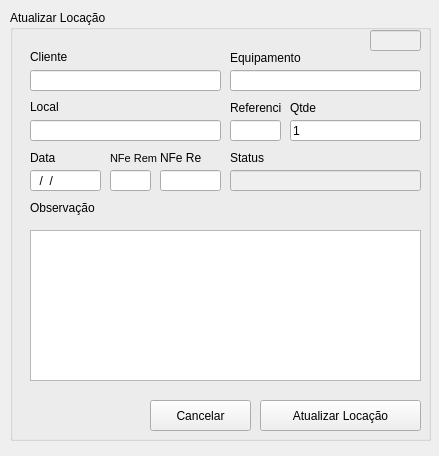
<?xml version="1.0" encoding="UTF-8"?>
<ui version="4.0">
 <class>MainWindow</class>
 <widget class="QMainWindow" name="MainWindow">
  <property name="geometry">
   <rect>
    <x>0</x>
    <y>0</y>
    <width>439</width>
    <height>456</height>
   </rect>
  </property>
  <property name="windowTitle">
   <string>Atualizar Locação</string>
  </property>
  <widget class="QWidget" name="centralwidget">
   <widget class="QGroupBox" name="groupBox">
    <property name="geometry">
     <rect>
      <x>10</x>
      <y>10</y>
      <width>421</width>
      <height>431</height>
     </rect>
    </property>
    <property name="title">
     <string>Atualizar Locação</string>
    </property>
    <widget class="QLineEdit" name="txtCliente">
     <property name="geometry">
      <rect>
       <x>20</x>
       <y>60</y>
       <width>191</width>
       <height>21</height>
      </rect>
     </property>
    </widget>
    <widget class="QLabel" name="label">
     <property name="geometry">
      <rect>
       <x>20</x>
       <y>40</y>
       <width>47</width>
       <height>13</height>
      </rect>
     </property>
     <property name="text">
      <string>Cliente</string>
     </property>
    </widget>
    <widget class="QLineEdit" name="txtEquipamento">
     <property name="geometry">
      <rect>
       <x>220</x>
       <y>60</y>
       <width>191</width>
       <height>21</height>
      </rect>
     </property>
    </widget>
    <widget class="QLabel" name="label_2">
     <property name="geometry">
      <rect>
       <x>220</x>
       <y>40</y>
       <width>91</width>
       <height>16</height>
      </rect>
     </property>
     <property name="text">
      <string>Equipamento</string>
     </property>
    </widget>
    <widget class="QLineEdit" name="txtLocal">
     <property name="geometry">
      <rect>
       <x>20</x>
       <y>110</y>
       <width>191</width>
       <height>21</height>
      </rect>
     </property>
    </widget>
    <widget class="QLabel" name="label_3">
     <property name="geometry">
      <rect>
       <x>20</x>
       <y>90</y>
       <width>47</width>
       <height>13</height>
      </rect>
     </property>
     <property name="text">
      <string>Local</string>
     </property>
    </widget>
    <widget class="QLabel" name="label_4">
     <property name="geometry">
      <rect>
       <x>220</x>
       <y>90</y>
       <width>51</width>
       <height>16</height>
      </rect>
     </property>
     <property name="text">
      <string>Referencia</string>
     </property>
    </widget>
    <widget class="QLineEdit" name="txtReferencia">
     <property name="geometry">
      <rect>
       <x>220</x>
       <y>110</y>
       <width>51</width>
       <height>21</height>
      </rect>
     </property>
    </widget>
    <widget class="QLineEdit" name="txtQtde">
     <property name="geometry">
      <rect>
       <x>280</x>
       <y>110</y>
       <width>131</width>
       <height>21</height>
      </rect>
     </property>
     <property name="text">
      <string>1</string>
     </property>
    </widget>
    <widget class="QLabel" name="label_5">
     <property name="geometry">
      <rect>
       <x>280</x>
       <y>90</y>
       <width>31</width>
       <height>16</height>
      </rect>
     </property>
     <property name="text">
      <string>Qtde</string>
     </property>
    </widget>
    <widget class="QLabel" name="label_6">
     <property name="geometry">
      <rect>
       <x>20</x>
       <y>140</y>
       <width>41</width>
       <height>16</height>
      </rect>
     </property>
     <property name="text">
      <string>Data</string>
     </property>
    </widget>
    <widget class="QLineEdit" name="txtData">
     <property name="geometry">
      <rect>
       <x>20</x>
       <y>160</y>
       <width>71</width>
       <height>21</height>
      </rect>
     </property>
     <property name="inputMask">
      <string>00/00/0000</string>
     </property>
    </widget>
    <widget class="QLabel" name="label_13">
     <property name="geometry">
      <rect>
       <x>100</x>
       <y>140</y>
       <width>51</width>
       <height>16</height>
      </rect>
     </property>
     <property name="font">
      <font>
       <pointsize>8</pointsize>
      </font>
     </property>
     <property name="text">
      <string>NFe Rem</string>
     </property>
    </widget>
    <widget class="QLineEdit" name="txtNfRem">
     <property name="geometry">
      <rect>
       <x>100</x>
       <y>160</y>
       <width>41</width>
       <height>21</height>
      </rect>
     </property>
    </widget>
    <widget class="QLabel" name="label_21">
     <property name="geometry">
      <rect>
       <x>150</x>
       <y>140</y>
       <width>41</width>
       <height>16</height>
      </rect>
     </property>
     <property name="text">
      <string>NFe Ret</string>
     </property>
    </widget>
    <widget class="QLineEdit" name="txtNfRet">
     <property name="geometry">
      <rect>
       <x>150</x>
       <y>160</y>
       <width>61</width>
       <height>21</height>
      </rect>
     </property>
    </widget>
    <widget class="QPushButton" name="pushButton">
     <property name="geometry">
      <rect>
       <x>974</x>
       <y>260</y>
       <width>161</width>
       <height>31</height>
      </rect>
     </property>
     <property name="text">
      <string>+ Nova Locação</string>
     </property>
     <property name="icon">
      <iconset>
       <normaloff>../assets/trator (2).png</normaloff>../assets/trator (2).png</iconset>
     </property>
    </widget>
    <widget class="QPushButton" name="pushButton_2">
     <property name="geometry">
      <rect>
       <x>894</x>
       <y>220</y>
       <width>161</width>
       <height>31</height>
      </rect>
     </property>
     <property name="text">
      <string>+ Nova Locação</string>
     </property>
     <property name="icon">
      <iconset>
       <normaloff>../assets/trator (2).png</normaloff>../assets/trator (2).png</iconset>
     </property>
    </widget>
    <widget class="QPushButton" name="pushButton_3">
     <property name="geometry">
      <rect>
       <x>894</x>
       <y>220</y>
       <width>161</width>
       <height>31</height>
      </rect>
     </property>
     <property name="text">
      <string>+ Nova Locação</string>
     </property>
     <property name="icon">
      <iconset>
       <normaloff>../assets/trator (2).png</normaloff>../assets/trator (2).png</iconset>
     </property>
    </widget>
    <widget class="QPushButton" name="btnAlterar">
     <property name="geometry">
      <rect>
       <x>250</x>
       <y>390</y>
       <width>161</width>
       <height>31</height>
      </rect>
     </property>
     <property name="text">
      <string>Atualizar Locação</string>
     </property>
     <property name="icon">
      <iconset>
       <normaloff>../assets/escavadora.png</normaloff>../assets/escavadora.png</iconset>
     </property>
    </widget>
    <widget class="QPushButton" name="btnCancelar">
     <property name="geometry">
      <rect>
       <x>140</x>
       <y>390</y>
       <width>101</width>
       <height>31</height>
      </rect>
     </property>
     <property name="text">
      <string>Cancelar</string>
     </property>
     <property name="icon">
      <iconset>
       <normaloff>../assets/escavadora.png</normaloff>../assets/escavadora.png</iconset>
     </property>
    </widget>
    <widget class="QLabel" name="label_22">
     <property name="geometry">
      <rect>
       <x>20</x>
       <y>190</y>
       <width>91</width>
       <height>16</height>
      </rect>
     </property>
     <property name="text">
      <string>Observação</string>
     </property>
    </widget>
    <widget class="QLabel" name="label_23">
     <property name="geometry">
      <rect>
       <x>220</x>
       <y>140</y>
       <width>91</width>
       <height>16</height>
      </rect>
     </property>
     <property name="text">
      <string>Status</string>
     </property>
    </widget>
    <widget class="QLineEdit" name="txtId">
     <property name="enabled">
      <bool>false</bool>
     </property>
     <property name="geometry">
      <rect>
       <x>360</x>
       <y>20</y>
       <width>51</width>
       <height>21</height>
      </rect>
     </property>
    </widget>
    <widget class="QLineEdit" name="txtStatus">
     <property name="enabled">
      <bool>false</bool>
     </property>
     <property name="geometry">
      <rect>
       <x>220</x>
       <y>160</y>
       <width>191</width>
       <height>21</height>
      </rect>
     </property>
    </widget>
    <widget class="QPlainTextEdit" name="txtObs">
     <property name="geometry">
      <rect>
       <x>20</x>
       <y>220</y>
       <width>391</width>
       <height>151</height>
      </rect>
     </property>
    </widget>
   </widget>
  </widget>
 </widget>
 <resources/>
 <connections/>
</ui>
